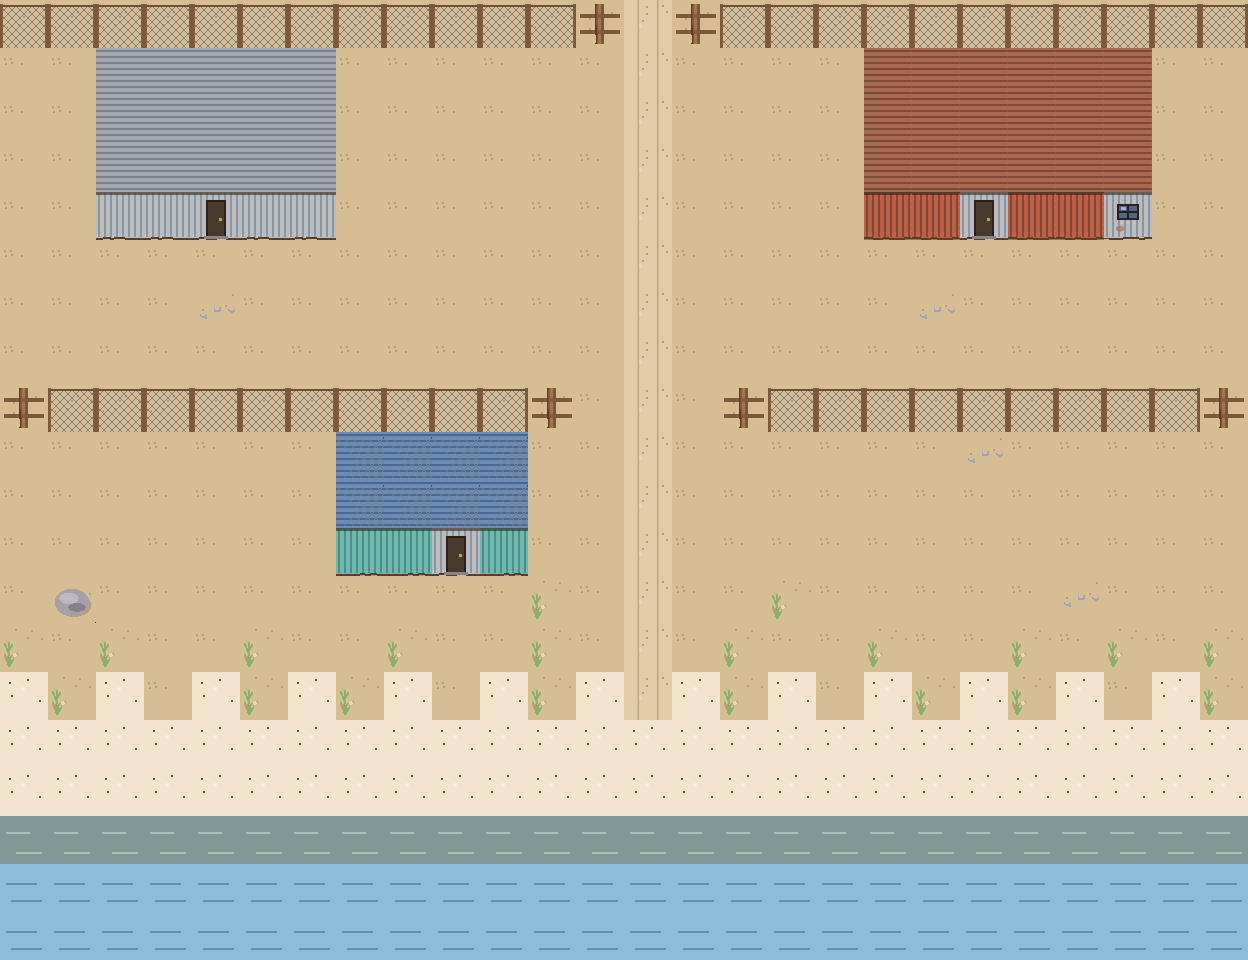

This game map was drawn from its Tiled (.tmx) file and the tilesets committed beside it. A one-line description and the full map source follow:
An orthogonal 26x20 tile map with 48x48 px tiles, 1 tile layer (Ground), 3 tilesets and 9 objects (Spawn, Exit, Sign, Kid, Poacher1, ...).

<map version="1.10" tiledversion="1.12.2" orientation="orthogonal" renderorder="right-down" width="26" height="20" tilewidth="48" tileheight="48" infinite="0" nextlayerid="3" nextobjectid="10">
 <tileset firstgid="1" source="terrain.tsx" />
 <tileset firstgid="289" source="tileset.tsx" />
 <tileset firstgid="295" source="lokasie.tsx" />
 <layer id="1" name="Ground" width="26" height="20">
  <data encoding="csv">
305,305,305,305,305,305,305,305,305,305,305,305,306,297,306,305,305,305,305,305,305,305,305,305,305,305,
295,295,302,302,302,302,302,295,295,295,295,295,295,297,295,295,295,295,303,303,303,303,303,303,295,295,
295,295,302,302,302,302,302,295,295,295,295,295,295,297,295,295,295,295,303,303,303,303,303,303,295,295,
295,295,302,302,302,302,302,295,295,295,295,295,295,297,295,295,295,295,303,303,303,303,303,303,295,295,
295,295,299,299,311,299,299,295,295,295,295,295,295,297,295,295,295,295,301,301,311,301,301,312,295,295,
295,295,295,295,295,295,295,295,295,295,295,295,295,297,295,295,295,295,295,295,295,295,295,295,295,295,
295,295,295,295,296,295,295,295,295,295,295,295,295,297,295,295,295,295,295,296,295,295,295,295,295,295,
295,295,295,295,295,295,295,295,295,295,295,295,295,297,295,295,295,295,295,295,295,295,295,295,295,295,
306,305,305,305,305,305,305,305,305,305,305,306,295,297,295,306,305,305,305,305,305,305,305,305,305,306,
295,295,295,295,295,295,295,304,304,304,304,295,295,297,295,295,295,295,295,295,296,295,295,295,295,295,
295,295,295,295,295,295,295,304,304,304,304,295,295,297,295,295,295,295,295,295,295,295,295,295,295,295,
295,295,295,295,295,295,295,300,300,311,300,295,295,297,295,295,295,295,295,295,295,295,295,295,295,295,
295,315,295,295,295,295,295,295,295,295,295,310,295,297,295,295,310,295,295,295,295,295,296,295,295,295,
310,295,310,295,295,310,295,295,310,295,295,310,295,297,295,310,295,295,310,295,295,310,295,310,295,310,
313,310,313,295,313,310,313,310,313,295,313,310,313,297,313,310,313,295,313,310,313,310,313,295,313,310,
313,313,313,313,313,313,313,313,313,313,313,313,313,313,313,313,313,313,313,313,313,313,313,313,313,313,
313,313,313,313,313,313,313,313,313,313,313,313,313,313,313,313,313,313,313,313,313,313,313,313,313,313,
309,309,309,309,309,309,309,309,309,309,309,309,309,309,309,309,309,309,309,309,309,309,309,309,309,309,
314,314,314,314,314,314,314,314,314,314,314,314,314,314,314,314,314,314,314,314,314,314,314,314,314,314,
314,314,314,314,314,314,314,314,314,314,314,314,314,314,314,314,314,314,314,314,314,314,314,314,314,314
  </data>
 </layer>
 <objectgroup id="2" name="Objects">
  <object id="1" name="Spawn" x="648" y="792">
   <point />
  </object>
  <object id="2" name="Exit" x="648" y="24">
   <point />
  </object>
  <object id="3" name="Sign" x="552" y="600">
   <point />
  </object>
  <object id="4" name="Kid" x="744" y="312">
   <point />
  </object>
  <object id="5" name="Poacher1" x="264" y="840">
   <point />
  </object>
  <object id="6" name="Poacher2" x="408" y="840">
   <point />
  </object>
  <object id="7" name="Skollie1" x="360" y="648">
   <point />
  </object>
  <object id="8" name="Tyres1" x="1176" y="600">
   <point />
  </object>
  <object id="9" name="Scrap1" x="72" y="504">
   <point />
  </object>
 </objectgroup>
</map>
